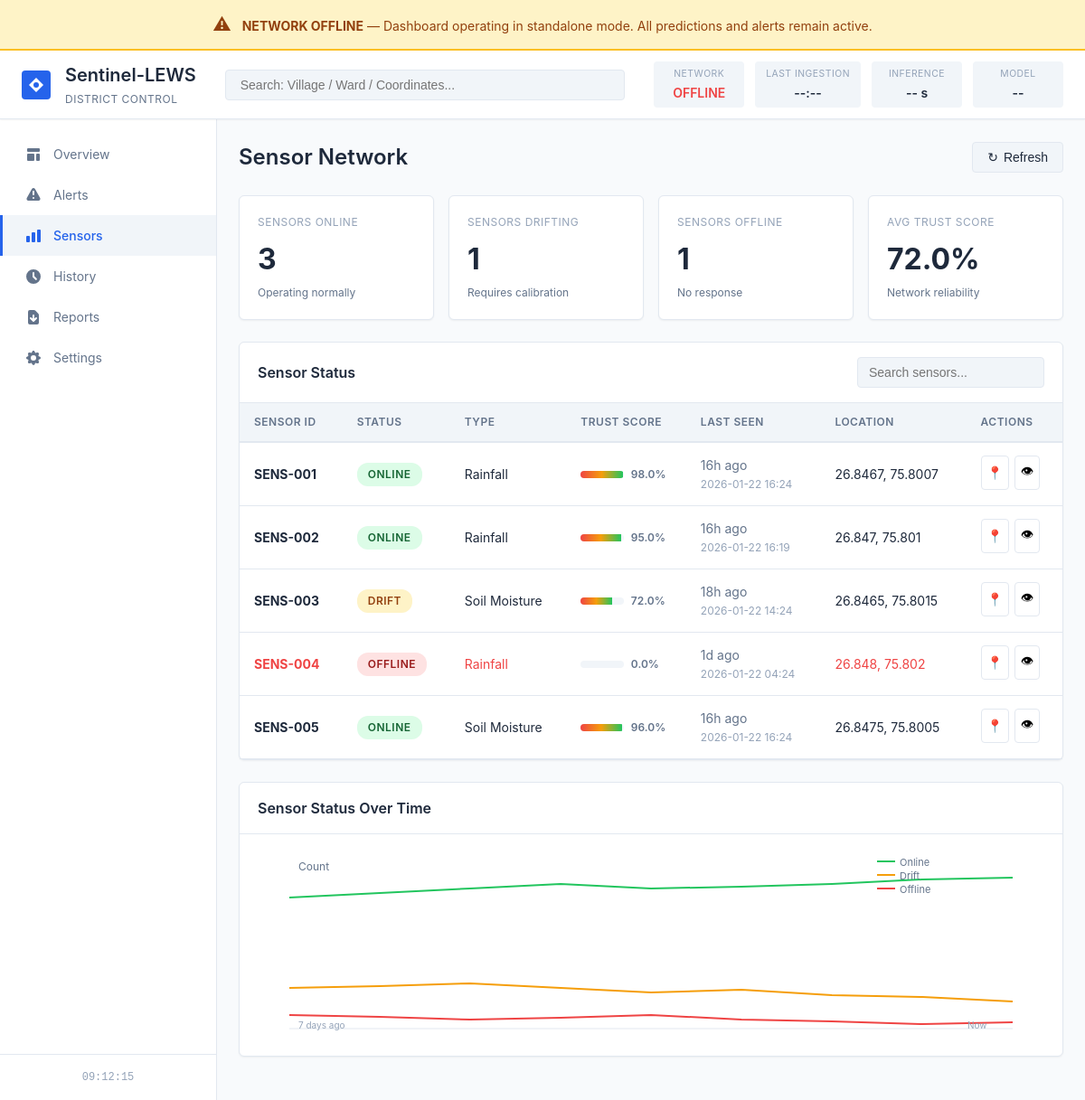
Screenshot of /sensors with the database file from the repository.
### tables this page shows
CREATE TABLE sensors (
            sensor_id TEXT PRIMARY KEY,
            status TEXT DEFAULT 'OK',
            trust REAL DEFAULT 1.0,
            last_seen DATETIME DEFAULT CURRENT_TIMESTAMP,
            latitude REAL,
            longitude REAL,
            sensor_type TEXT
        );

### dashboard/app.py (the view)
@app.route('/sensors')
def sensors():
    sensors_data = db.get_sensors()
    return render_template('sensors.html', sensors=sensors_data)

### dashboard/app.py (called while the page is built)
@app.template_filter('timeago')
def timeago_filter(timestamp):
    if not timestamp:
        return 'N/A'
    if isinstance(timestamp, str):
        try:
            timestamp = datetime.fromisoformat(timestamp)
        except:
            return timestamp
    now = datetime.now()
    diff = now - timestamp
    if diff.total_seconds() < 60:
        return 'Just now'
    elif diff.total_seconds() < 3600:
        mins = int(diff.total_seconds() / 60)
        return f'{mins}m ago'
    elif diff.total_seconds() < 86400:
        hours = int(diff.total_seconds() / 3600)
        return f'{hours}h ago'
    else:
        days = int(diff.total_seconds() / 86400)
        return f'{days}d ago'

@app.template_filter('format_datetime')
def format_datetime_filter(timestamp, format_str='%Y-%m-%d %H:%M:%S'):
    if not timestamp:
        return 'N/A'
    if isinstance(timestamp, str):
        try:
            timestamp = datetime.fromisoformat(timestamp)
        except:
            return timestamp
    return timestamp.strftime(format_str)

### dashboard/db.py (called while the page is built)
def get_db_connection():
    conn = sqlite3.connect(DB_PATH)
    conn.row_factory = sqlite3.Row
    return conn

def get_sensors():
    conn = get_db_connection()
    cursor = conn.cursor()
    cursor.execute('SELECT * FROM sensors ORDER BY sensor_id')
    sensors = [dict(row) for row in cursor.fetchall()]
    conn.close()
    return sensors

### dashboard/templates/sensors.html (shortened to what this page needs)
{% extends "base.html" %}
{% block content %}
<div class="page-header">
    <h2>Sensor Network</h2>
    <div class="page-actions">
        <button class="btn btn-secondary" onclick="refreshSensors()">
            <span>↻</span> Refresh
        </button>
    </div>
</div>
<div class="kpi-grid">
    <div class="kpi-card status-ok">
        <div class="kpi-label">Sensors Online</div>
        <div class="kpi-value">{{ sensors|selectattr('status', 'equalto', 'OK')|list|length }}</div>
        <div class="kpi-trend">Operating normally</div>
    </div>
    <div class="kpi-card status-warning">
        <div class="kpi-label">Sensors Drifting</div>
        <div class="kpi-value">{{ sensors|selectattr('status', 'equalto', 'DRIFT')|list|length }}</div>
        <div class="kpi-trend">Requires calibration</div>
    </div>
    <div class="kpi-card status-error">
        <div class="kpi-label">Sensors Offline</div>
        <div class="kpi-value">{{ sensors|selectattr('status', 'equalto', 'OFFLINE')|list|length }}</div>
        <div class="kpi-trend">No response</div>
    </div>
    <div class="kpi-card">
        <div class="kpi-label">Avg Trust Score</div>
        <div class="kpi-value">
            {% set avg_trust = (sensors|map(attribute='trust')|sum / sensors|length)|round(2) if sensors else 0 %}
            {{ (avg_trust * 100)|round(0) }}%
        </div>
        <div class="kpi-trend">Network reliability</div>
    </div>
</div>
<div class="card">
    <div class="card-header">
        <h3>Sensor Status</h3>
        <div class="card-actions">
            <input type="text" placeholder="Search sensors..." id="sensor-search" class="search-input">
        </div>
    </div>
    <div class="card-body no-padding">
        <div class="table-container">
            <table class="data-table">
                <thead>
                    <tr>
                        <th>Sensor ID</th>
                        <th>Status</th>
                        <th>Type</th>
                        <th>Trust Score</th>
                        <th>Last Seen</th>
                        <th>Location</th>
                        <th>Actions</th>
                    </tr>
                </thead>
                <tbody>
                    {% for sensor in sensors %}
                    <tr class="sensor-row status-{{ sensor.status|lower }}">
                        <td class="cell-sensor-id">
                            <strong>{{ sensor.sensor_id }}</strong>
                        </td>
                        <td>
                            {% if sensor.status == 'OK' %}
                            <span class="status-badge status-ok">
                                 ONLINE
                            </span>
                            {% elif sensor.status == 'DRIFT' %}
                            <span class="status-badge status-warning">
                                 DRIFT
                            </span>
                            {% else %}
                            <span class="status-badge status-error">
                                 OFFLINE
                            </span>
                            {% endif %}
                        </td>
                        <td>{{ sensor.sensor_type or 'N/A' }}</td>
                        <td>
                            <div class="trust-score">
                                <div class="trust-bar">
                                    <div class="trust-fill" data-width="{{ (sensor.trust * 100)|round(0) }}"></div>
                                </div>
                                <span class="trust-value">{{ (sensor.trust * 100)|round(1) }}%</span>
                            </div>
                        </td>
                        <td class="cell-time">
                            {{ sensor.last_seen|timeago }}<br>
                            <span class="cell-subtext">{{ sensor.last_seen|format_datetime('%Y-%m-%d %H:%M') }}</span>
                        </td>
                        <td class="cell-location">
                            {% if sensor.latitude and sensor.longitude %}
                            {{ sensor.latitude|round(4) }}, {{ sensor.longitude|round(4) }}
                            {% else %}
                            N/A
                            {% endif %}
                        </td>
                        <td class="cell-actions">
                            <button class="btn-icon" title="View on Map" onclick="viewSensorOnMap('{{ sensor.sensor_id }}')">📍</button>
                            <button class="btn-icon" title="Sensor Details" onclick="viewSensorDetails('{{ sensor.sensor_id }}')">👁</button>
                        </td>
                    </tr>
                    {% endfor %}
                </tbody>
            </table>
        </div>
    </div>
</div>
<div class="card">
    <div class="card-header">
        <h3>Sensor Status Over Time</h3>
    </div>
    <div class="card-body">
        <div class="chart-placeholder">
            <svg width="100%" height="200" viewBox="0 0 800 200">
                <text x="10" y="20" fill="#64748b" font-size="12">Count</text>
                <text x="10" y="195" fill="#94a3b8" font-size="10">7 days ago</text>
                <text x="750" y="195" fill="#94a3b8" font-size="10">Now</text>
                <g transform="translate(650, 10)">
                    <text x="25" y="5" fill="#64748b" font-size="11">Online</text>
                    <text x="25" y="20" fill="#64748b" font-size="11">Drift</text>
                    <text x="25" y="35" fill="#64748b" font-size="11">Offline</text>
                </g>
            </svg>
        </div>
    </div>
</div>
{% endblock %}

### dashboard/templates/base.html (shortened to what this page needs)
<!DOCTYPE html>
<html lang="en">
<head>
    <link rel="stylesheet" href="{{ url_for('static', filename='css/app.css') }}">
    <link rel="stylesheet" href="{{ url_for('static', filename='css/system_status.css') }}">
</head>
<body>
    <div id="offline-banner" class="offline-banner" style="display: none;">
        <div class="container">
            <span class="offline-icon">⚠</span>
            <strong>NETWORK OFFLINE</strong> — Dashboard operating in standalone mode. All predictions and alerts remain active.
        </div>
    </div>
    <header class="top-bar">
        <div class="top-bar-left">
            <div class="logo">
                <svg width="32" height="32" viewBox="0 0 32 32" fill="none">
                    <rect width="32" height="32" rx="4" fill="#2563eb"/>
                    <path d="M16 8L8 16L16 24L24 16L16 8Z" fill="white"/>
                    <circle cx="16" cy="16" r="3" fill="#2563eb"/>
                </svg>
            </div>
            <div class="title">
                <h1>Sentinel-LEWS</h1>
                <span class="subtitle">District Control</span>
            </div>
        </div>
        <div class="top-bar-center">
            <div class="search-box">
                <input type="text" placeholder="Search: Village / Ward / Coordinates..." id="global-search">
            </div>
        </div>
        <div class="top-bar-right">
            <div class="status-pills">
                <div class="status-pill" id="network-status">
                    <span class="label">Network</span>
                    <span class="value status-offline">OFFLINE</span>
                </div>
                <div class="status-pill">
                    <span class="label">Last Ingestion</span>
                    <span class="value" id="last-ingestion">--:--</span>
                </div>
                <div class="status-pill">
                    <span class="label">Inference</span>
                    <span class="value" id="inference-latency">-- s</span>
                </div>
                <div class="status-pill">
                    <span class="label">Model</span>
                    <span class="value" id="model-version">--</span>
                </div>
            </div>
        </div>
    </header>
    <div class="main-layout">
        <aside class="sidebar" id="sidebar">
            <nav class="nav-menu">
                <a href="{{ url_for('overview') }}" class="nav-item {% if request.endpoint == 'overview' or request.endpoint == 'index' %}active{% endif %}">
                    <span class="nav-icon">
                        <svg width="20" height="20" viewBox="0 0 20 20" fill="currentColor">
                            <path d="M3 4a1 1 0 011-1h12a1 1 0 011 1v2a1 1 0 01-1 1H4a1 1 0 01-1-1V4zM3 10a1 1 0 011-1h6a1 1 0 011 1v6a1 1 0 01-1 1H4a1 1 0 01-1-1v-6zM14 9a1 1 0 00-1 1v6a1 1 0 001 1h2a1 1 0 001-1v-6a1 1 0 00-1-1h-2z"/>
                        </svg>
                    </span>
                    <span class="nav-text">Overview</span>
                </a>
                <a href="{{ url_for('alerts') }}" class="nav-item {% if request.endpoint == 'alerts' %}active{% endif %}">
                    <span class="nav-icon">
                    </span>
                    <span class="nav-text">Alerts</span>
                </a>
                <a href="{{ url_for('sensors') }}" class="nav-item {% if request.endpoint == 'sensors' %}active{% endif %}">
                    <span class="nav-icon">
                        <svg width="20" height="20" viewBox="0 0 20 20" fill="currentColor">
                            <path d="M2 11a1 1 0 011-1h2a1 1 0 011 1v5a1 1 0 01-1 1H3a1 1 0 01-1-1v-5zM8 7a1 1 0 011-1h2a1 1 0 011 1v9a1 1 0 01-1 1H9a1 1 0 01-1-1V7zM14 4a1 1 0 011-1h2a1 1 0 011 1v12a1 1 0 01-1 1h-2a1 1 0 01-1-1V4z"/>
                        </svg>
                    </span>
                    <span class="nav-text">Sensors</span>
                </a>
                <a href="{{ url_for('history') }}" class="nav-item {% if request.endpoint == 'history' %}active{% endif %}">
                    <span class="nav-icon">
                        <svg width="20" height="20" viewBox="0 0 20 20" fill="currentColor">
                            <path fill-rule="evenodd" d="M10 18a8 8 0 100-16 8 8 0 000 16zm1-12a1 1 0 10-2 0v4a1 1 0 00.293.707l2.828 2.829a1 1 0 101.415-1.415L11 9.586V6z" clip-rule="evenodd"/>
                        </svg>
                    </span>
                    <span class="nav-text">History</span>
                </a>
                <a href="{{ url_for('reports') }}" class="nav-item {% if request.endpoint == 'reports' %}active{% endif %}">
                    <span class="nav-icon">
                    </span>
                    <span class="nav-text">Reports</span>
                </a>
                <a href="{{ url_for('settings') }}" class="nav-item {% if request.endpoint == 'settings' %}active{% endif %}">
                    <span class="nav-icon">
                    </span>
                    <span class="nav-text">Settings</span>
                </a>
            </nav>
            <div class="sidebar-footer">
                <div class="system-time" id="system-time">--:--:--</div>
            </div>
        </aside>
        <main class="content">
            {% block content %}{% endblock %}
        </main>
    </div>
</body>
</html>

### dashboard/static/css/system_status.css (style rules this page uses)
.status-badge { display: inline-block; padding: 0.25rem 0.75rem; border-radius: 12px; font-size: 0.75rem; font-weight: 600; text-transform: uppercase; letter-spacing: 0.5px; }
.page-actions { display: flex; align-items: center; gap: 1rem; }

### rows the page displays
sensors: sensor_id "SENS-001", status "ONLINE", sensor_type "Rainfall", (sensor.trust*100)|round(1) "98.0", last_seen "16h ago", last_seen "2026-01-22 16:24", latitude "26.8467", longitude "75.8007"
sensors: sensor_id "SENS-002", status "ONLINE", sensor_type "Rainfall", (sensor.trust*100)|round(1) "95.0", last_seen "16h ago", last_seen "2026-01-22 16:19", latitude "26.847", longitude "75.801"
sensors: sensor_id "SENS-003", status "DRIFT", sensor_type "Soil Moisture", (sensor.trust*100)|round(1) "72.0", last_seen "18h ago", last_seen "2026-01-22 14:24", latitude "26.8465", longitude "75.8015"
sensors: sensor_id "SENS-004", status "OFFLINE", sensor_type "Rainfall", (sensor.trust*100)|round(1) "0.0", last_seen "1d ago", last_seen "2026-01-22 04:24", latitude "26.848", longitude "75.802"
sensors: sensor_id "SENS-005", status "ONLINE", sensor_type "Soil Moisture", (sensor.trust*100)|round(1) "96.0", last_seen "16h ago", last_seen "2026-01-22 16:24", latitude "26.8475", longitude "75.8005"

### other values shown
{{ sensors|selectattr('status', 'equalto', 'OK')|list|length }} "3"
{{ sensors|selectattr('status', 'equalto', 'DRIFT')|list|length }} "1"
{{ sensors|selectattr('status', 'equalto', 'OFFLINE')|list|length }} "1"
{{ (avg_trust * 100)|round(0) }} "72.0"
